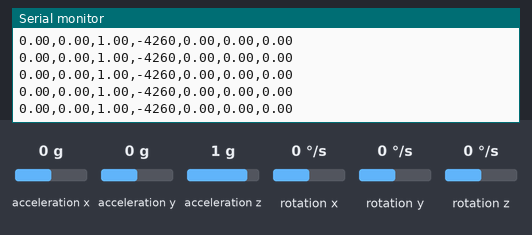
A sketch run on a simulated Arduino Uno, built with avr-gcc and run on an emulated ATmega328P. On the bench: the last lines printed to the serial monitor. Wiring (inferred from the names in the program): MPU-6050 motion sensor at I2C address 0x68. The inputs (shaded band) are chosen by the test bench; at power-on: acceleration x 0 g, acceleration y 0 g, acceleration z 1 g, rotation x 0 °/s, rotation y 0 °/s, rotation z 0 °/s.

Above: at 1.2 s.
1.3 s: acceleration x set to -1.4 g
At 2.0 s:
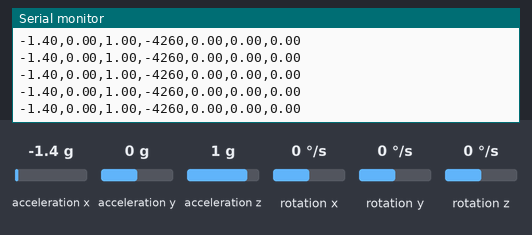
2.8 s: acceleration y set to -1.4 g
At 3.4 s:
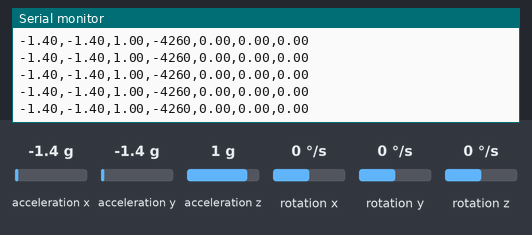
4.3 s: acceleration z set to -1.4 g
At 5.2 s:
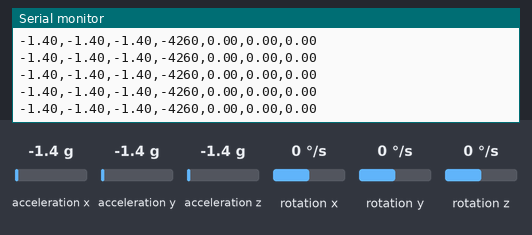
5.8 s: rotation x set to -192 °/s
At 6.4 s:
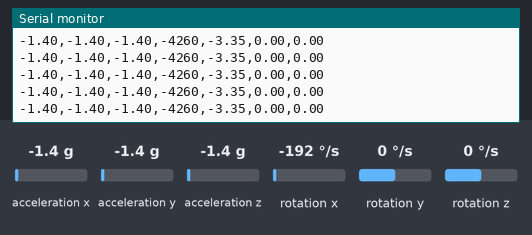
7.3 s: rotation y set to -192 °/s
At 7.8 s:
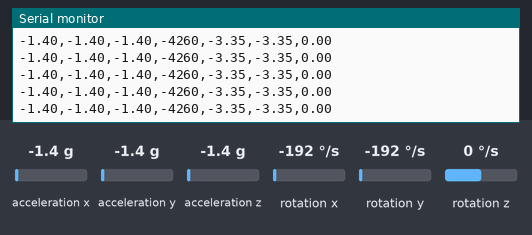
8.8 s: rotation z set to -192 °/s
At 9.7 s:
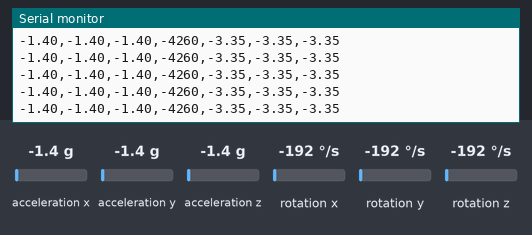

Measured:
- after the input at 1.3 s, the serial monitor: prints a new line at once (image 1)
- after the input at 2.8 s, the serial monitor: prints a new line at once (image 2)
- after the input at 4.3 s, the serial monitor: prints a new line at once (image 3)
- after the input at 5.8 s, the serial monitor: prints a new line at once (image 4)
- after the input at 7.3 s, the serial monitor: prints a new line at once (image 5)
- after the input at 8.8 s, the serial monitor: prints a new line at once (image 6)

The sketch:

arduino_scetch.ino
```cpp
#include <Wire.h>

const int MPU_ADDR = 0x68;

float accX, accY, accZ;
int16_t tempRaw;
float gyroX, gyroY, gyroZ;
const float VAL_acc = 16384.0;
const float VAL_gyro = 131.0;

void setup() {
  Serial.begin(115200);
  Wire.begin();

  //MPU-6050 rising
  Wire.beginTransmission(MPU_ADDR);
  Wire.write(0x6B);
  Wire.write(0);
  Wire.endTransmission(true);

  //Serial.println("time_ms, accX, accY, accZ, gyroX, gyroY, gyroZ");

}

void loop() {
  Wire.beginTransmission(MPU_ADDR);
  Wire.write(0x3B);
  Wire.endTransmission(false);
  Wire.requestFrom(MPU_ADDR, 14, true);

  //Serial.print("Акселерометр: ");

  accX = (Wire.read() << 8 | Wire.read()) / VAL_acc;
  accY = (Wire.read() << 8 | Wire.read()) / VAL_acc;
  accZ = (Wire.read() << 8 | Wire.read()) / VAL_acc;

  float min_border = -0.7;
  float max_border = 1.1;

  //Serial.print("x: ");
  Serial.print(accX);
  Serial.print(",");

  //Serial.print("y: ");
  Serial.print(accY);
  Serial.print(",");

  //Serial.print("z: ");
  Serial.print(accZ);
  Serial.print(",");

  //Serial.print("  Температура: ");
  tempRaw = Wire.read() << 8 | Wire.read();
  Serial.print(tempRaw);
  Serial.print(",");

  //Serial.println(". Героскоп: ");

  gyroX = (Wire.read() << 8 | Wire.read()) / VAL_gyro * (3.14/180.0);
  gyroY = (Wire.read() << 8 | Wire.read()) / VAL_gyro * (3.14/180.0);
  gyroZ = (Wire.read() << 8 | Wire.read()) / VAL_gyro * (3.14/180.0);

  //Serial.print(" ^x: ");
  Serial.print(gyroX);
  Serial.print(",");

  //Serial.print(" ^y: ");
  Serial.print(gyroY);
  Serial.print(",");

  //Serial.print(" ^z: ");
  Serial.print(gyroZ);
  Serial.println();


  delay(30);
}
```
